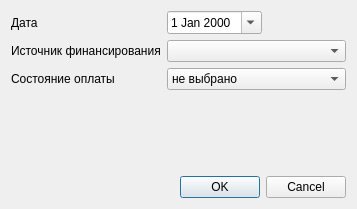
<?xml version="1.0" encoding="UTF-8"?>
<ui version="4.0">
 <class>DailyServicesReportSetupDialog</class>
 <widget class="QDialog" name="DailyServicesReportSetupDialog">
  <property name="geometry">
   <rect>
    <x>0</x>
    <y>0</y>
    <width>357</width>
    <height>209</height>
   </rect>
  </property>
  <property name="windowTitle">
   <string>Dialog</string>
  </property>
  <layout class="QGridLayout" name="gridLayout">
   <item row="2" column="1" colspan="2">
    <widget class="QComboBox" name="cmbPayStatus">
     <item>
      <property name="text">
       <string>не выбрано</string>
      </property>
     </item>
     <item>
      <property name="text">
       <string>оплачено</string>
      </property>
     </item>
     <item>
      <property name="text">
       <string>выставлено</string>
      </property>
     </item>
     <item>
      <property name="text">
       <string>отказано</string>
      </property>
     </item>
    </widget>
   </item>
   <item row="0" column="2">
    <spacer name="horizontalSpacer">
     <property name="orientation">
      <enum>Qt::Horizontal</enum>
     </property>
     <property name="sizeHint" stdset="0">
      <size>
       <width>64</width>
       <height>20</height>
      </size>
     </property>
    </spacer>
   </item>
   <item row="0" column="1">
    <widget class="CDateEdit" name="edtDate">
     <property name="sizePolicy">
      <sizepolicy hsizetype="Maximum" vsizetype="Fixed">
       <horstretch>0</horstretch>
       <verstretch>0</verstretch>
      </sizepolicy>
     </property>
     <property name="calendarPopup">
      <bool>true</bool>
     </property>
    </widget>
   </item>
   <item row="2" column="0">
    <widget class="QLabel" name="lblPayStatus">
     <property name="text">
      <string>Состояние оплаты</string>
     </property>
    </widget>
   </item>
   <item row="0" column="0">
    <widget class="QLabel" name="lblDate">
     <property name="text">
      <string>Дата</string>
     </property>
     <property name="buddy">
      <cstring>edtDate</cstring>
     </property>
    </widget>
   </item>
   <item row="1" column="1" colspan="2">
    <widget class="CRBComboBox" name="cmbFinanceSource"/>
   </item>
   <item row="1" column="0">
    <widget class="QLabel" name="lblFinanceSource">
     <property name="text">
      <string>Источник финансирования</string>
     </property>
    </widget>
   </item>
   <item row="3" column="1">
    <spacer name="verticalSpacer">
     <property name="orientation">
      <enum>Qt::Vertical</enum>
     </property>
     <property name="sizeHint" stdset="0">
      <size>
       <width>20</width>
       <height>40</height>
      </size>
     </property>
    </spacer>
   </item>
   <item row="4" column="1" colspan="2">
    <widget class="QDialogButtonBox" name="buttonBox">
     <property name="orientation">
      <enum>Qt::Horizontal</enum>
     </property>
     <property name="standardButtons">
      <set>QDialogButtonBox::Cancel|QDialogButtonBox::Ok</set>
     </property>
    </widget>
   </item>
  </layout>
 </widget>
 <customwidgets>
  <customwidget>
   <class>CRBComboBox</class>
   <extends>QComboBox</extends>
   <header>library/crbcombobox.h</header>
  </customwidget>
  <customwidget>
   <class>CDateEdit</class>
   <extends>QDateEdit</extends>
   <header>library/DateEdit</header>
  </customwidget>
 </customwidgets>
 <resources/>
 <connections>
  <connection>
   <sender>buttonBox</sender>
   <signal>accepted()</signal>
   <receiver>DailyServicesReportSetupDialog</receiver>
   <slot>accept()</slot>
   <hints>
    <hint type="sourcelabel">
     <x>347</x>
     <y>187</y>
    </hint>
    <hint type="destinationlabel">
     <x>157</x>
     <y>208</y>
    </hint>
   </hints>
  </connection>
  <connection>
   <sender>buttonBox</sender>
   <signal>rejected()</signal>
   <receiver>DailyServicesReportSetupDialog</receiver>
   <slot>reject()</slot>
   <hints>
    <hint type="sourcelabel">
     <x>347</x>
     <y>193</y>
    </hint>
    <hint type="destinationlabel">
     <x>286</x>
     <y>208</y>
    </hint>
   </hints>
  </connection>
 </connections>
</ui>
